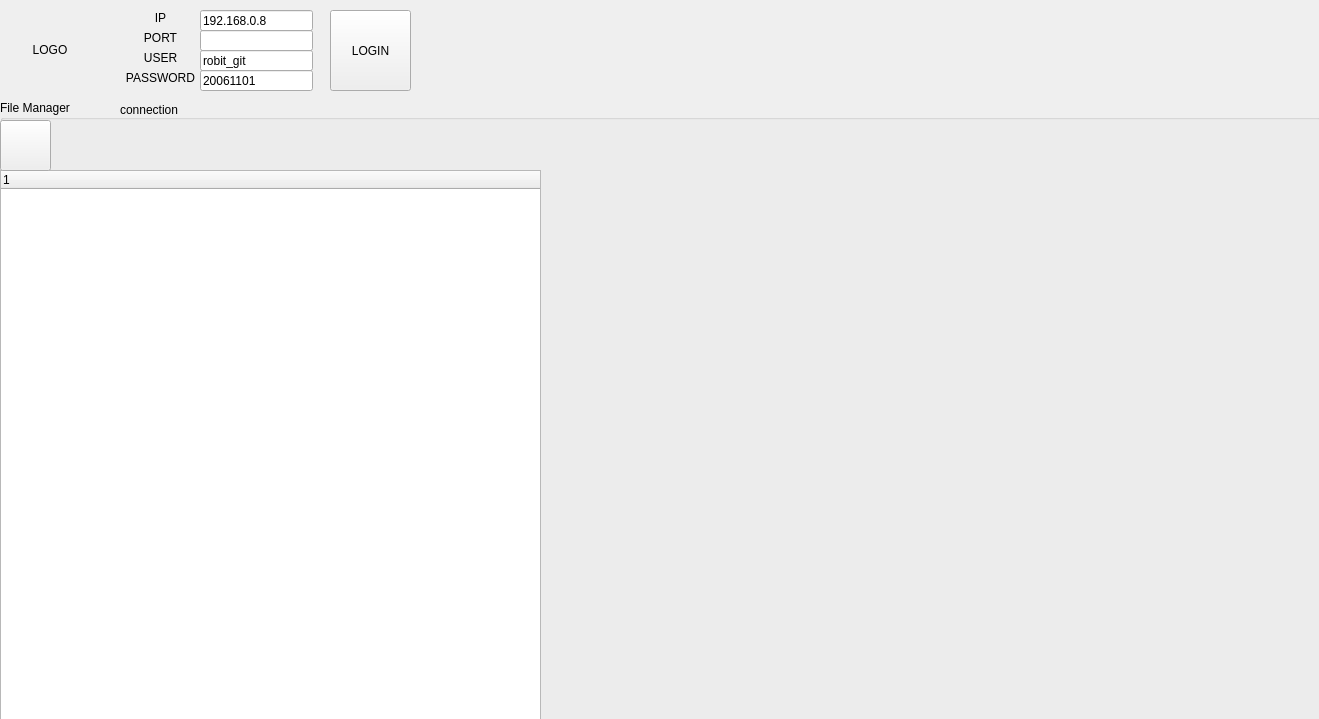
<?xml version="1.0" encoding="UTF-8"?>
<ui version="4.0">
 <class>robit</class>
 <widget class="QWidget" name="robit">
  <property name="geometry">
   <rect>
    <x>0</x>
    <y>0</y>
    <width>1319</width>
    <height>719</height>
   </rect>
  </property>
  <property name="windowTitle">
   <string>robit</string>
  </property>
  <widget class="QLabel" name="logo">
   <property name="geometry">
    <rect>
     <x>0</x>
     <y>0</y>
     <width>100</width>
     <height>100</height>
    </rect>
   </property>
   <property name="maximumSize">
    <size>
     <width>211</width>
     <height>16777215</height>
    </size>
   </property>
   <property name="lineWidth">
    <number>1</number>
   </property>
   <property name="text">
    <string>LOGO</string>
   </property>
   <property name="textFormat">
    <enum>Qt::RichText</enum>
   </property>
   <property name="scaledContents">
    <bool>false</bool>
   </property>
   <property name="alignment">
    <set>Qt::AlignCenter</set>
   </property>
   <property name="margin">
    <number>0</number>
   </property>
  </widget>
  <widget class="QLabel" name="label">
   <property name="geometry">
    <rect>
     <x>110</x>
     <y>10</y>
     <width>101</width>
     <height>16</height>
    </rect>
   </property>
   <property name="text">
    <string>IP</string>
   </property>
   <property name="alignment">
    <set>Qt::AlignCenter</set>
   </property>
  </widget>
  <widget class="QLabel" name="label_2">
   <property name="geometry">
    <rect>
     <x>110</x>
     <y>30</y>
     <width>101</width>
     <height>16</height>
    </rect>
   </property>
   <property name="text">
    <string>PORT</string>
   </property>
   <property name="alignment">
    <set>Qt::AlignCenter</set>
   </property>
  </widget>
  <widget class="QLabel" name="label_3">
   <property name="geometry">
    <rect>
     <x>110</x>
     <y>70</y>
     <width>101</width>
     <height>16</height>
    </rect>
   </property>
   <property name="text">
    <string>PASSWORD</string>
   </property>
   <property name="alignment">
    <set>Qt::AlignCenter</set>
   </property>
  </widget>
  <widget class="QLabel" name="label_4">
   <property name="geometry">
    <rect>
     <x>110</x>
     <y>50</y>
     <width>101</width>
     <height>16</height>
    </rect>
   </property>
   <property name="text">
    <string>USER</string>
   </property>
   <property name="alignment">
    <set>Qt::AlignCenter</set>
   </property>
  </widget>
  <widget class="QLineEdit" name="input_IP">
   <property name="geometry">
    <rect>
     <x>200</x>
     <y>10</y>
     <width>113</width>
     <height>21</height>
    </rect>
   </property>
   <property name="text">
    <string>192.168.0.8</string>
   </property>
  </widget>
  <widget class="QLineEdit" name="input_PORT">
   <property name="geometry">
    <rect>
     <x>200</x>
     <y>30</y>
     <width>113</width>
     <height>21</height>
    </rect>
   </property>
  </widget>
  <widget class="QLineEdit" name="input_password">
   <property name="geometry">
    <rect>
     <x>200</x>
     <y>70</y>
     <width>113</width>
     <height>21</height>
    </rect>
   </property>
   <property name="text">
    <string>20061101</string>
   </property>
  </widget>
  <widget class="QLineEdit" name="input_USER">
   <property name="geometry">
    <rect>
     <x>200</x>
     <y>50</y>
     <width>113</width>
     <height>21</height>
    </rect>
   </property>
   <property name="text">
    <string>robit_git</string>
   </property>
  </widget>
  <widget class="QPushButton" name="login_btn">
   <property name="geometry">
    <rect>
     <x>330</x>
     <y>10</y>
     <width>81</width>
     <height>81</height>
    </rect>
   </property>
   <property name="text">
    <string>LOGIN</string>
   </property>
  </widget>
  <widget class="QGroupBox" name="groupBox">
   <property name="geometry">
    <rect>
     <x>0</x>
     <y>100</y>
     <width>1321</width>
     <height>621</height>
    </rect>
   </property>
   <property name="title">
    <string>File Manager</string>
   </property>
   <widget class="QLabel" name="connection">
    <property name="geometry">
     <rect>
      <x>200</x>
      <y>0</y>
      <width>21</width>
      <height>17</height>
     </rect>
    </property>
    <property name="font">
     <font>
      <family>Tlwg Typo</family>
     </font>
    </property>
    <property name="text">
     <string/>
    </property>
   </widget>
   <widget class="QLabel" name="label_6">
    <property name="geometry">
     <rect>
      <x>120</x>
      <y>0</y>
      <width>81</width>
      <height>20</height>
     </rect>
    </property>
    <property name="text">
     <string>connection</string>
    </property>
   </widget>
   <widget class="QTreeWidget" name="file_tree">
    <property name="geometry">
     <rect>
      <x>0</x>
      <y>70</y>
      <width>541</width>
      <height>551</height>
     </rect>
    </property>
    <column>
     <property name="text">
      <string/>
     </property>
    </column>
   </widget>
   <widget class="QPushButton" name="refresh">
    <property name="geometry">
     <rect>
      <x>0</x>
      <y>20</y>
      <width>51</width>
      <height>51</height>
     </rect>
    </property>
    <property name="text">
     <string/>
    </property>
   </widget>
   <widget class="QLabel" name="loading">
    <property name="geometry">
     <rect>
      <x>70</x>
      <y>40</y>
      <width>67</width>
      <height>17</height>
     </rect>
    </property>
    <property name="text">
     <string/>
    </property>
   </widget>
   <widget class="QLabel" name="name">
    <property name="geometry">
     <rect>
      <x>240</x>
      <y>0</y>
      <width>171</width>
      <height>17</height>
     </rect>
    </property>
    <property name="text">
     <string/>
    </property>
   </widget>
  </widget>
  <widget class="QLabel" name="head">
   <property name="geometry">
    <rect>
     <x>420</x>
     <y>0</y>
     <width>890</width>
     <height>110</height>
    </rect>
   </property>
   <property name="font">
    <font>
     <family>Noto Sans CJK HK</family>
     <weight>75</weight>
     <italic>false</italic>
     <bold>true</bold>
    </font>
   </property>
   <property name="text">
    <string/>
   </property>
   <property name="alignment">
    <set>Qt::AlignCenter</set>
   </property>
  </widget>
 </widget>
 <resources/>
 <connections/>
</ui>
